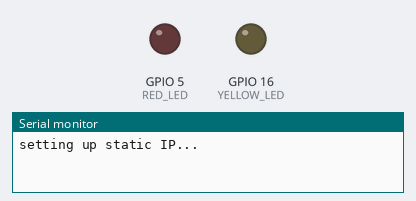
A sketch run on a simulated ESP8266 (NodeMCU). Parts: output pins drawn as LEDs (lit = HIGH), the last lines printed to the serial monitor. WiFi joins after 1.5 s; servers stay silent unless stated.

Above: at 0.1 s.
At 3.1 s:
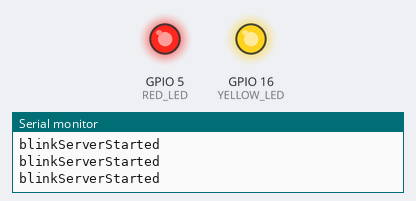
Timing chart, 0 to 4.8 s (numbered marks = the images above):
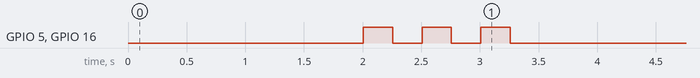

The sketch:

led-switch-web-server.ino
```cpp
#include <ESP8266WiFi.h>
#include <WiFiClient.h>
#include <ESP8266WebServer.h>
#include <ESP8266mDNS.h>

int RED_LED = 5;
int YELLOW_LED = 16;

ESP8266WebServer server(80);

const char* ssid = "!!WIFI!!";
const char* password = "!!PASSWORD!!";

IPAddress staticIP(192, 168, 1, 60); //ESP static ip
IPAddress gateway(192, 168, 1, 1);   //IP Address of your WiFi Router (Gateway)
IPAddress subnet(255, 255, 255, 0);  //Subnet mask
IPAddress dns(8, 8, 8, 8);  //DNS

void setup() {
  Serial.begin(115200);
  pinMode(RED_LED, OUTPUT);
  pinMode(YELLOW_LED, OUTPUT);

  Serial.println("setting up static IP...");

  WiFi.config(staticIP, dns, gateway, subnet);

  WiFi.begin(ssid, password);

  // Wait for connection
  while (WiFi.status() != WL_CONNECTED) {
    delay(1000);
    Serial.println("connecting...");
  }

  Serial.println("");
  Serial.print("Connected to ");
  Serial.println(ssid);
  Serial.print("IP address: ");
  Serial.println(WiFi.localIP());

  server.on("/", HTTP_GET, handleRoot);
  server.on("/led", HTTP_POST, handleLedRequest);

  server.begin();
  Serial.println("HTTP server started");
  int x = 0;
  while(x < 3){
    blinkServerStarted();
     x++;
  }
}

void loop() {
  // put your main code here, to run repeatedly:
server.handleClient();
}

void handleLedRequest(){
  long color = stringToLong(server.arg("color"));
  long duration = stringToLong(server.arg("duration"));

  if(color > 0){
    turnOnLed(color, duration);
  }
  else{
    turnOnLed(RED_LED, duration);
    turnOnLed(YELLOW_LED, duration);
  }

  delay(duration * 1000);
  turnOffLed(RED_LED);
  turnOffLed(YELLOW_LED);

  server.send(200, "text/json", "{\"status\": \"OK\"}");
}

void blinkServerStarted(){
  Serial.println("blinkServerStarted");
  digitalWrite(RED_LED, HIGH);
  digitalWrite(YELLOW_LED, HIGH);
  delay(250);
  digitalWrite(RED_LED, LOW);
  digitalWrite(YELLOW_LED, LOW);
  delay(250);
}

void turnOnLed(int led, long duration){
  digitalWrite(led, HIGH);
}

void turnOffLed(int led){
  digitalWrite(led, LOW);
}

void handleRoot() {
  server.send(200, "text/html", "<html>\r\n    <form action=\"/led\" method=\"POST\">\r\n        <div>\r\n            <label>Color</label>\r\n            <select name=\"color\">\r\n                <option value=\"5\">Red</option>\r\n                <option value=\"16\">Yellow</option>\r\n                <option value=\"-1\">Red & Yellow</option>\r\n            </select>\r\n    </div>\r\n    <div>\r\n        <label>Duation (seconds)</label>\r\n        <select name=\"duration\">\r\n            <option value=\"5\">5</option>\r\n            <option value=\"10\">10</option>\r\n            <option value=\"15\">15</option>\r\n            <option value=\"20\">20</option>\r\n        </select>\r\n    </div>\r\n    <div>\r\n        <button type=\"submit\">Go</button>\r\n    </div>\r\n    </form>\r\n</html>");
}

long stringToLong(String s)
{
   char arr[12];
   s.toCharArray(arr, sizeof(arr));
   return atol(arr);
}
```
